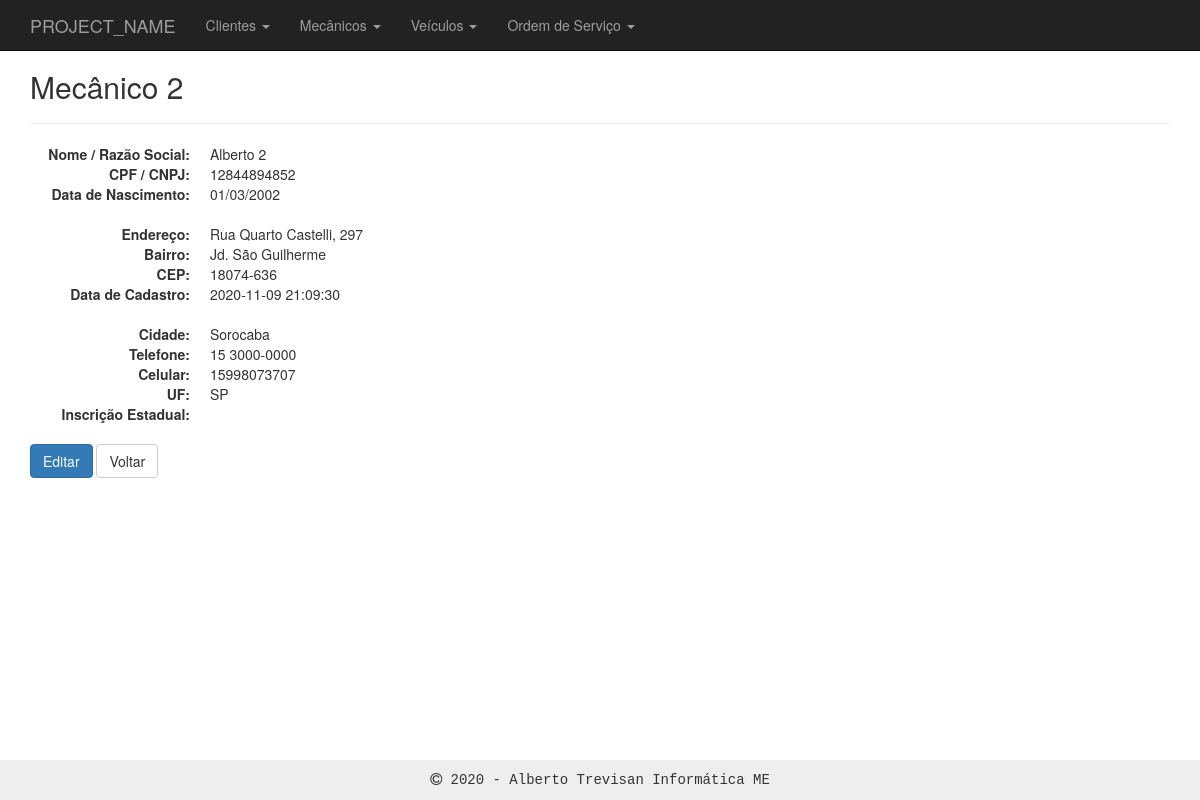
The page /mecanico/view.php?id=2 on the database its author committed.
### tables this page shows
CREATE TABLE `mecanico` (
  `id` int(11) NOT NULL,
  `resp_cnpj` varchar(255) NOT NULL,
  `name` varchar(255) NOT NULL,
  `cpf_cnpj` varchar(14) NOT NULL,
  `birthdate` text NOT NULL,
  `address` varchar(255) NOT NULL,
  `hood` varchar(100) NOT NULL,
  `zip_code` varchar(9) NOT NULL,
  `city` varchar(100) NOT NULL,
  `state` varchar(100) NOT NULL,
  `phone` varchar(20) NOT NULL,
  `mobile` varchar(20) NOT NULL,
  `ie` varchar(20) NOT NULL,
  `created` datetime NOT NULL,
  `modified` datetime NOT NULL
);

### inc/database.php (called while the page is built, shortened)
<?php
function open_database() {
	try {
		$conn = new mysqli(DB_HOST, DB_USER, DB_PASSWORD, DB_NAME);
		return $conn;
	} catch (Exception $e) {
		echo $e->getMessage();
		return null;
	}
}
function find( $table = null, $id = null ) {
	$database = open_database();
	$found = null;
	try {
	  if ($id) {
	    $sql = "SELECT * FROM " . $table . " WHERE id = " . $id;
	    $result = $database->query($sql);
	    if ($result->num_rows > 0) {
	      $found = $result->fetch_assoc();
	    }
	  } else {
	    $sql = "SELECT * FROM " . $table;
	    $result = $database->query($sql);
	    if ($result->num_rows > 0) {
	      $found = $result->fetch_all(MYSQLI_ASSOC);
	    }
	  }
	} catch (Exception $e) {
	  $_SESSION['message'] = $e->GetMessage();
	  $_SESSION['type'] = 'danger';
  }
	return $found;
}

### mecanico/functions.php (called while the page is built, shortened)
<?php
function view($id = null) {
  $customer = find('mecanico', $id);
}

### mecanico/view.php (the view, shortened to what this page needs)
<?php
	require_once('functions.php');
	view($_GET['id']);
?>
<h2>Mecânico <?php echo $customer['id']; ?></h2>
<hr>
<dl class="dl-horizontal">
	<dt>Nome / Razão Social:</dt>
	<dd><?php echo $customer['name']; ?></dd>
	<dt>CPF / CNPJ:</dt>
	<dd><?php echo $customer['cpf_cnpj']; ?></dd>
	<dt>Data de Nascimento:</dt>
	<dd><?php echo $customer['birthdate']; ?></dd>
</dl>
<dl class="dl-horizontal">
	<dt>Endereço:</dt>
	<dd><?php echo $customer['address']; ?></dd>
	<dt>Bairro:</dt>
	<dd><?php echo $customer['hood']; ?></dd>
	<dt>CEP:</dt>
	<dd><?php echo $customer['zip_code']; ?></dd>
	<dt>Data de Cadastro:</dt>
	<dd><?php echo $customer['created']; ?></dd>
</dl>
<dl class="dl-horizontal">
	<dt>Cidade:</dt>
	<dd><?php echo $customer['city']; ?></dd>
	<dt>Telefone:</dt>
	<dd><?php echo $customer['phone']; ?></dd>
	<dt>Celular:</dt>
	<dd><?php echo $customer['mobile']; ?></dd>
	<dt>UF:</dt>
	<dd><?php echo $customer['state']; ?></dd>
	<dt>Inscrição Estadual:</dt>
	<dd><?php echo $customer['ie']; ?></dd>
</dl>
<div id="actions" class="row">
	<div class="col-md-12">
	  <a href="edit.php?id=<?php echo $customer['id']; ?>" class="btn btn-primary">Editar</a>
	  <a href="index.php" class="btn btn-default">Voltar</a>
	</div>
</div>

### inc/header.php (style rules this page uses)
body { padding-top: 50px; padding-bottom: 20px; }

### rows shown on the page
mecanico: id "2", name "Alberto 2", cpf_cnpj "12844894852", birthdate "01/03/2002", address "Rua Quarto Castelli, 297", hood "Jd. São Guilherme", zip_code "18074-636", created "2020-11-09 21:09:30", city "Sorocaba", phone "15 3000-0000", mobile "15998073707", state "SP"

### other values the page prints
PROJECT_NAME "PROJECT_NAME"
